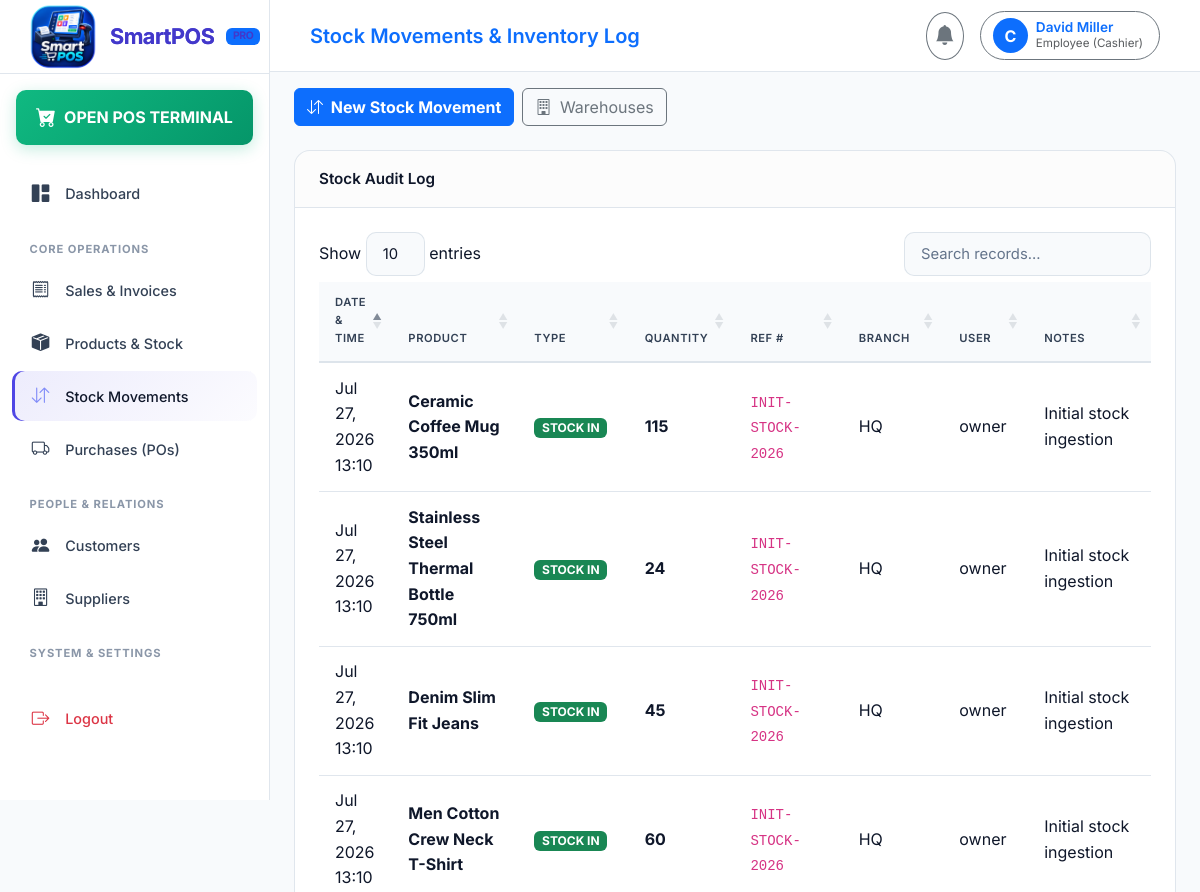
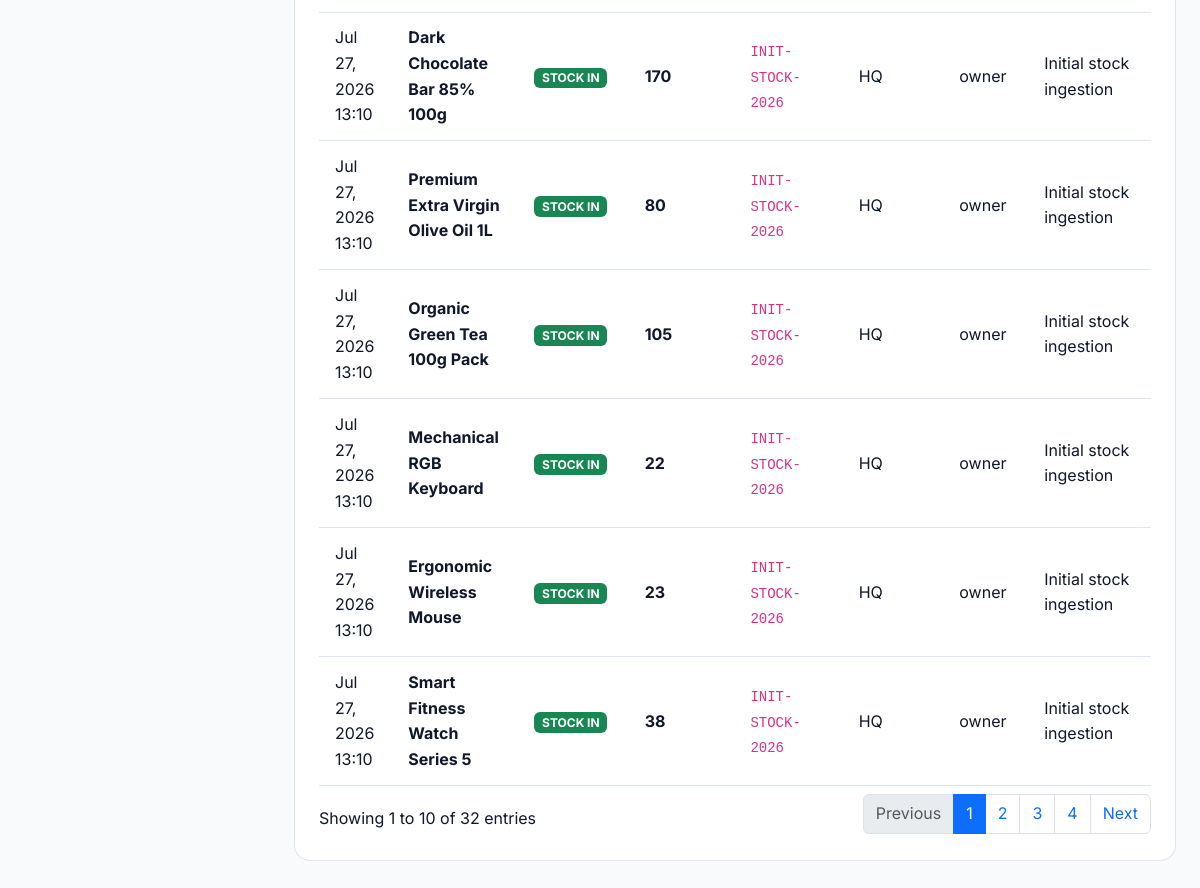
/inventory/ (signed in), run on the app's committed database (2 pictures, top to bottom).
### authentication/models.py (models this page shows, shortened)
class User(AbstractUser):
    ROLE_SUPER_ADMIN = 'SUPER_ADMIN'
    ROLE_ADMIN = 'ADMIN'
    ROLE_EMPLOYEE = 'EMPLOYEE'
    ROLE_CUSTOMER = 'CUSTOMER'
    ROLE_CHOICES = [
        (ROLE_SUPER_ADMIN, 'Super Admin'),
        (ROLE_ADMIN, 'Admin (Business Owner)'),
        (ROLE_EMPLOYEE, 'Employee (Cashier)'),
        (ROLE_CUSTOMER, 'Customer'),
    ]
    role = models.CharField(max_length=20, choices=ROLE_CHOICES, default=ROLE_EMPLOYEE)
    business = models.ForeignKey(Business, on_delete=models.CASCADE, null=True, blank=True, related_name='users')
    branch = models.ForeignKey('branches.Branch', on_delete=models.SET_NULL, null=True, blank=True, related_name='users')
    phone = models.CharField(max_length=30, blank=True, null=True)
    profile_picture = models.ImageField(upload_to='profile_pics/', null=True, blank=True)
    status = models.BooleanField(default=True)
    created_at = models.DateTimeField(auto_now_add=True)
    updated_at = models.DateTimeField(auto_now=True)
    def is_super_admin(self):
        return self.role == self.ROLE_SUPER_ADMIN or self.is_superuser
    def is_admin(self):
        return self.role in [self.ROLE_ADMIN, self.ROLE_SUPER_ADMIN] or self.is_superuser
    def get_business(self):
        if not self.business:
            b = Business.objects.first()
            if not b:
                b = Business.objects.create(name="SmartPOS Store")
            self.business = b
            self.save(update_fields=['business'])
        return self.business

### inventory/models.py (models this page shows, shortened)
class StockMovement(models.Model):
    TYPE_IN = 'IN'
    TYPE_OUT = 'OUT'
    TYPE_ADJUSTMENT = 'ADJUSTMENT'
    TYPE_TRANSFER = 'TRANSFER'
    MOVEMENT_TYPES = [
        (TYPE_IN, 'Stock In'),
        (TYPE_OUT, 'Stock Out'),
        (TYPE_ADJUSTMENT, 'Stock Adjustment'),
        (TYPE_TRANSFER, 'Stock Transfer'),
    ]
    business = models.ForeignKey('authentication.Business', on_delete=models.CASCADE, related_name='stock_movements')
    branch = models.ForeignKey('branches.Branch', on_delete=models.SET_NULL, null=True, blank=True, related_name='stock_movements')
    product = models.ForeignKey('products.Product', on_delete=models.CASCADE, related_name='stock_movements')
    movement_type = models.CharField(max_length=20, choices=MOVEMENT_TYPES)
    quantity = models.IntegerField()
    reference_number = models.CharField(max_length=100, blank=True, null=True)
    batch_number = models.CharField(max_length=100, blank=True, null=True)
    expiry_date = models.DateField(blank=True, null=True)
    notes = models.TextField(blank=True, null=True)
    created_by = models.ForeignKey(settings.AUTH_USER_MODEL, on_delete=models.SET_NULL, null=True, blank=True)
    status = models.BooleanField(default=True)
    created_at = models.DateTimeField(auto_now_add=True)
    updated_at = models.DateTimeField(auto_now=True)

### products/models.py (models this page shows, shortened)
class Product(models.Model):
    business = models.ForeignKey('authentication.Business', on_delete=models.CASCADE, related_name='products')
    category = models.ForeignKey(Category, on_delete=models.CASCADE, related_name='products')
    brand = models.ForeignKey(Brand, on_delete=models.SET_NULL, null=True, blank=True, related_name='products')
    supplier = models.ForeignKey('suppliers.Supplier', on_delete=models.SET_NULL, null=True, blank=True, related_name='products')
    name = models.CharField(max_length=200)
    barcode = models.CharField(max_length=100, unique=True)
    sku = models.CharField(max_length=100, unique=True)
    purchase_price = models.DecimalField(max_digits=12, decimal_places=2, default=0.00)
    selling_price = models.DecimalField(max_digits=12, decimal_places=2, default=0.00)
    tax_rate = models.DecimalField(max_digits=5, decimal_places=2, default=0.00)  # percentage
    discount_rate = models.DecimalField(max_digits=5, decimal_places=2, default=0.00) # percentage
    stock_quantity = models.IntegerField(default=0)
    min_stock_level = models.IntegerField(default=5)
    description = models.TextField(blank=True, null=True)
    image = models.ImageField(upload_to='products/', null=True, blank=True)
    status = models.BooleanField(default=True)
    created_at = models.DateTimeField(auto_now_add=True)
    updated_at = models.DateTimeField(auto_now=True)

### inventory/views.py (the view)
# urls.py: path('', views.inventory_list, name='inventory_list'),
@login_required
def inventory_list(request):
    business = request.user.get_business()
    movements = StockMovement.objects.filter(business=business).order_by('-created_at')
    return render(request, 'inventory/inventory_list.html', {'movements': movements})

### templates/inventory/inventory_list.html
{% extends 'base.html' %}
{% block header_title %}Stock Movements & Inventory Log{% endblock %}
{% block content %}
<div class="d-flex justify-content-between align-items-center mb-4">
    <div class="d-flex gap-2">
        <a href="{% url 'stock_movement_create' %}" class="btn btn-primary fw-bold">
            <i class="bi bi-arrow-down-up me-1"></i> New Stock Movement
        </a>
        <a href="{% url 'warehouses_list' %}" class="btn btn-outline-secondary">
            <i class="bi bi-building me-1"></i> Warehouses
        </a>
    </div>
</div>
<div class="card card-custom">
    <div class="card-header">
        <span>Stock Audit Log</span>
    </div>
    <div class="card-body">
        <div class="table-responsive">
            <table class="table table-custom datatable align-middle">
                <thead>
                    <tr>
                        <th>Date & Time</th>
                        <th>Product</th>
                        <th>Type</th>
                        <th>Quantity</th>
                        <th>Ref #</th>
                        <th>Branch</th>
                        <th>User</th>
                        <th>Notes</th>
                    </tr>
                </thead>
                <tbody>
                    {% for m in movements %}
                    <tr>
                        <td>{{ m.created_at|date:"M d, Y H:i" }}</td>
                        <td class="fw-bold text-light">{{ m.product.name }}</td>
                        <td>
                            {% if m.movement_type == 'IN' %}
                            <span class="badge bg-success">STOCK IN</span>
                            {% elif m.movement_type == 'OUT' %}
                            <span class="badge bg-danger">STOCK OUT</span>
                            {% else %}
                            <span class="badge bg-info">{{ m.get_movement_type_display }}</span>
                            {% endif %}
                        </td>
                        <td class="fw-bold fs-6">{{ m.quantity }}</td>
                        <td><code>{{ m.reference_number|default:"-" }}</code></td>
                        <td>{{ m.branch.name|default:"HQ" }}</td>
                        <td>{{ m.created_by.username|default:"System" }}</td>
                        <td>{{ m.notes|default:"-" }}</td>
                    </tr>
                    {% empty %}
                    <tr>
                        <td colspan="8" class="text-center text-muted py-4">No inventory movements recorded yet.</td>
                    </tr>
                    {% endfor %}
                </tbody>
            </table>
        </div>
    </div>
</div>
{% endblock %}

### templates/base.html (shortened to what this page needs)
{% load static %}
<!DOCTYPE html>
<html lang="en">
<head>
    <link href="https://cdn.jsdelivr.net/npm/bootstrap@5.3.2/dist/css/bootstrap.min.css" rel="stylesheet">
    <link rel="stylesheet" href="https://cdn.jsdelivr.net/npm/bootstrap-icons@1.11.2/font/bootstrap-icons.min.css">
    <link rel="stylesheet" href="https://cdn.datatables.net/1.13.7/css/dataTables.bootstrap5.min.css">
    <link rel="stylesheet" href="{% static 'css/style.css' %}">
</head>
<body>
    <aside id="sidebar">
        <div class="sidebar-brand">
            <img
                src="{% static 'images/favicon.png' %}"
                alt="SmartPOS Logo"
                class="sidebar-brand-icon"
            >
            <span>SmartPOS</span>
            <span class="badge bg-primary text-uppercase" style="font-size: 0.65rem;">
                Pro
            </span>
        </div>
        <div class="p-3 pb-0">
            <a href="{% url 'pos_terminal' %}" class="nav-link pos-btn text-center justify-content-center py-2 rounded-3">
                <i class="bi bi-cart-check-fill fs-5 me-2"></i>
                <span class="fw-bold">OPEN POS TERMINAL</span>
            </a>
        </div>
        <ul class="sidebar-nav mt-3">
            <li class="nav-item">
                <a href="{% url 'dashboard' %}" class="nav-link {% if request.resolver_match.url_name == 'dashboard' %}active{% endif %}">
                    <i class="bi bi-grid-1x2-fill"></i>
                    <span>Dashboard</span>
                </a>
            </li>
            <li class="nav-label">Core Operations</li>
            <li class="nav-item">
                <a href="{% url 'sales_list' %}" class="nav-link {% if 'sales' in request.path %}active{% endif %}">
                    <i class="bi bi-receipt"></i>
                    <span>Sales & Invoices</span>
                </a>
            </li>
            <li class="nav-item">
                <a href="{% url 'products_list' %}" class="nav-link {% if 'products' in request.path %}active{% endif %}">
                    <i class="bi bi-box-seam-fill"></i>
                    <span>Products & Stock</span>
                </a>
            </li>
            <li class="nav-item">
                <a href="{% url 'inventory_list' %}" class="nav-link {% if 'inventory' in request.path %}active{% endif %}">
                    <i class="bi bi-arrow-down-up"></i>
                    <span>Stock Movements</span>
                </a>
            </li>
            <li class="nav-item">
                <a href="{% url 'purchases_list' %}" class="nav-link {% if 'purchases' in request.path %}active{% endif %}">
                    <i class="bi bi-truck"></i>
                    <span>Purchases (POs)</span>
                </a>
            </li>
            <li class="nav-label">People & Relations</li>
            <li class="nav-item">
                <a href="{% url 'customers_list' %}" class="nav-link {% if 'customers' in request.path %}active{% endif %}">
                    <i class="bi bi-people-fill"></i>
                    <span>Customers</span>
                </a>
            </li>
            <li class="nav-item">
                <a href="{% url 'suppliers_list' %}" class="nav-link {% if 'suppliers' in request.path %}active{% endif %}">
                    <i class="bi bi-building"></i>
                    <span>Suppliers</span>
                </a>
            </li>
            <li class="nav-label">System & Settings</li>
            <li class="nav-item mt-4 mb-5">
                <a href="{% url 'logout' %}" class="nav-link text-danger">
                    <i class="bi bi-box-arrow-right"></i>
                    <span>Logout</span>
                </a>
            </li>
        </ul>
    </aside>
    <div id="main-content">
        <header class="top-navbar">
            <div class="d-flex align-items-center gap-3">
                <div class="fw-semibold text-primary fs-5">
                    {% block header_title %}{{ current_business.name|default:"SmartPOS Enterprise" }}{% endblock %}
                </div>
            </div>
            <div class="d-flex align-items-center gap-3">
                <div class="dropdown">
                    <button class="btn btn-outline-secondary position-relative rounded-circle p-2" type="button" data-bs-toggle="dropdown">
                        <i class="bi bi-bell-fill fs-5"></i>
                    </button>
                </div>
                <div class="dropdown">
                    <button class="btn btn-outline-secondary d-flex align-items-center gap-2 rounded-pill pe-3" type="button" data-bs-toggle="dropdown">
                        <div class="bg-primary text-white rounded-circle d-flex align-items-center justify-content-center fw-bold" style="width: 35px; height: 35px;">
                            {{ user.username|slice:":1"|upper }}
                        </div>
                        <div class="text-start d-none d-sm-block">
                            <div class="fw-semibold text-primary" style="font-size: 0.85rem; line-height: 1.2;">{{ user.get_full_name|default:user.username }}</div>
                            <div class="text-muted" style="font-size: 0.725rem;">{{ user.get_role_display }}</div>
                        </div>
                    </button>
                </div>
            </div>
        </header>
        <div class="container-fluid pt-3 px-4">
        </div>
        <main class="container-fluid px-4 pb-5 flex-grow-1">
            {% block content %}{% endblock %}
        </main>
    </div>
</body>
</html>

### data on the page
User: username "C", get_full_name "David Miller", role "Employee (Cashier)"
StockMovement: created_at "Jul 27, 2026 13:10", product.name "Ceramic Coffee Mug 350ml", movement_type "STOCK IN", quantity "115", reference_number "INIT-STOCK-2026", branch.name "HQ", created_by.username "owner", notes "Initial stock ingestion"
StockMovement: created_at "Jul 27, 2026 13:10", product.name "Stainless Steel Thermal Bottle 750ml", movement_type "STOCK IN", quantity "24", reference_number "INIT-STOCK-2026", branch.name "HQ", created_by.username "owner", notes "Initial stock ingestion"
StockMovement: created_at "Jul 27, 2026 13:10", product.name "Denim Slim Fit Jeans", movement_type "STOCK IN", quantity "45", reference_number "INIT-STOCK-2026", branch.name "HQ", created_by.username "owner", notes "Initial stock ingestion"
StockMovement: created_at "Jul 27, 2026 13:10", product.name "Men Cotton Crew Neck T-Shirt", movement_type "STOCK IN", quantity "60", reference_number "INIT-STOCK-2026", branch.name "HQ", created_by.username "owner", notes "Initial stock ingestion"
StockMovement: created_at "Jul 27, 2026 13:10", product.name "Dark Chocolate Bar 85% 100g", movement_type "STOCK IN", quantity "170", reference_number "INIT-STOCK-2026", branch.name "HQ", created_by.username "owner", notes "Initial stock ingestion"
StockMovement: created_at "Jul 27, 2026 13:10", product.name "Premium Extra Virgin Olive Oil 1L", movement_type "STOCK IN", quantity "80", reference_number "INIT-STOCK-2026", branch.name "HQ", created_by.username "owner", notes "Initial stock ingestion"
StockMovement: created_at "Jul 27, 2026 13:10", product.name "Organic Green Tea 100g Pack", movement_type "STOCK IN", quantity "105", reference_number "INIT-STOCK-2026", branch.name "HQ", created_by.username "owner", notes "Initial stock ingestion"
StockMovement: created_at "Jul 27, 2026 13:10", product.name "Mechanical RGB Keyboard", movement_type "STOCK IN", quantity "22", reference_number "INIT-STOCK-2026", branch.name "HQ", created_by.username "owner", notes "Initial stock ingestion"
StockMovement: created_at "Jul 27, 2026 13:10", product.name "Ergonomic Wireless Mouse", movement_type "STOCK IN", quantity "23", reference_number "INIT-STOCK-2026", branch.name "HQ", created_by.username "owner", notes "Initial stock ingestion"
StockMovement: created_at "Jul 27, 2026 13:10", product.name "Smart Fitness Watch Series 5", movement_type "STOCK IN", quantity "38", reference_number "INIT-STOCK-2026", branch.name "HQ", created_by.username "owner", notes "Initial stock ingestion"
